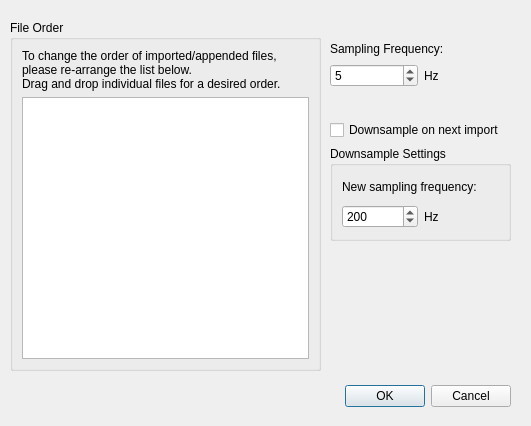
<?xml version="1.0" encoding="UTF-8"?>
<ui version="4.0">
 <class>Manipulation</class>
 <widget class="QDialog" name="Manipulation">
  <property name="geometry">
   <rect>
    <x>0</x>
    <y>0</y>
    <width>531</width>
    <height>426</height>
   </rect>
  </property>
  <property name="sizePolicy">
   <sizepolicy hsizetype="Fixed" vsizetype="Fixed">
    <horstretch>0</horstretch>
    <verstretch>0</verstretch>
   </sizepolicy>
  </property>
  <property name="windowTitle">
   <string>Manipulation</string>
  </property>
  <widget class="QDialogButtonBox" name="buttonBox">
   <property name="geometry">
    <rect>
     <x>170</x>
     <y>380</y>
     <width>341</width>
     <height>32</height>
    </rect>
   </property>
   <property name="orientation">
    <enum>Qt::Horizontal</enum>
   </property>
   <property name="standardButtons">
    <set>QDialogButtonBox::Cancel|QDialogButtonBox::Ok</set>
   </property>
  </widget>
  <widget class="QGroupBox" name="groupBox">
   <property name="geometry">
    <rect>
     <x>10</x>
     <y>20</y>
     <width>311</width>
     <height>351</height>
    </rect>
   </property>
   <property name="title">
    <string>File Order</string>
   </property>
   <layout class="QGridLayout" name="gridLayout_2">
    <item row="0" column="0">
     <widget class="QLabel" name="label">
      <property name="text">
       <string>To change the order of imported/appended files, 
please re-arrange the list below. 
Drag and drop individual files for a desired order.</string>
      </property>
     </widget>
    </item>
    <item row="1" column="0">
     <widget class="QListWidget" name="listFileNames">
      <property name="dragEnabled">
       <bool>true</bool>
      </property>
      <property name="dragDropMode">
       <enum>QAbstractItemView::InternalMove</enum>
      </property>
     </widget>
    </item>
   </layout>
  </widget>
  <widget class="QWidget" name="layoutWidget">
   <property name="geometry">
    <rect>
     <x>330</x>
     <y>40</y>
     <width>181</width>
     <height>47</height>
    </rect>
   </property>
   <layout class="QVBoxLayout" name="verticalLayout">
    <item>
     <widget class="QLabel" name="label_2">
      <property name="text">
       <string>Sampling Frequency:</string>
      </property>
     </widget>
    </item>
    <item>
     <layout class="QHBoxLayout" name="horizontalLayout_2">
      <item>
       <widget class="QSpinBox" name="lineEditSampleFreq">
        <property name="minimum">
         <number>1</number>
        </property>
        <property name="maximum">
         <number>10000000</number>
        </property>
        <property name="value">
         <number>5</number>
        </property>
       </widget>
      </item>
      <item>
       <widget class="QLabel" name="label_4">
        <property name="text">
         <string>Hz</string>
        </property>
       </widget>
      </item>
     </layout>
    </item>
   </layout>
  </widget>
  <widget class="QWidget" name="layoutWidget1">
   <property name="geometry">
    <rect>
     <x>330</x>
     <y>120</y>
     <width>181</width>
     <height>121</height>
    </rect>
   </property>
   <layout class="QVBoxLayout" name="verticalLayout_3">
    <item>
     <widget class="QCheckBox" name="checkSubsampling">
      <property name="text">
       <string>Downsample on next import</string>
      </property>
     </widget>
    </item>
    <item>
     <widget class="QGroupBox" name="groupDownample">
      <property name="title">
       <string>Downsample Settings</string>
      </property>
      <layout class="QGridLayout" name="gridLayout">
       <item row="0" column="0">
        <layout class="QVBoxLayout" name="verticalLayout_2">
         <item>
          <widget class="QLabel" name="label_3">
           <property name="text">
            <string>New sampling frequency:</string>
           </property>
          </widget>
         </item>
         <item>
          <layout class="QHBoxLayout" name="horizontalLayout">
           <item>
            <widget class="QSpinBox" name="lineEditNewSampleFreq">
             <property name="minimum">
              <number>1</number>
             </property>
             <property name="maximum">
              <number>10000000</number>
             </property>
             <property name="value">
              <number>200</number>
             </property>
            </widget>
           </item>
           <item>
            <widget class="QLabel" name="label_5">
             <property name="text">
              <string>Hz</string>
             </property>
            </widget>
           </item>
          </layout>
         </item>
        </layout>
       </item>
      </layout>
     </widget>
    </item>
   </layout>
  </widget>
 </widget>
 <resources/>
 <connections>
  <connection>
   <sender>buttonBox</sender>
   <signal>accepted()</signal>
   <receiver>Manipulation</receiver>
   <slot>accept()</slot>
   <hints>
    <hint type="sourcelabel">
     <x>388</x>
     <y>394</y>
    </hint>
    <hint type="destinationlabel">
     <x>157</x>
     <y>274</y>
    </hint>
   </hints>
  </connection>
  <connection>
   <sender>buttonBox</sender>
   <signal>rejected()</signal>
   <receiver>Manipulation</receiver>
   <slot>reject()</slot>
   <hints>
    <hint type="sourcelabel">
     <x>456</x>
     <y>400</y>
    </hint>
    <hint type="destinationlabel">
     <x>286</x>
     <y>274</y>
    </hint>
   </hints>
  </connection>
  <connection>
   <sender>checkSubsampling</sender>
   <signal>toggled(bool)</signal>
   <receiver>groupDownample</receiver>
   <slot>setEnabled(bool)</slot>
   <hints>
    <hint type="sourcelabel">
     <x>412</x>
     <y>126</y>
    </hint>
    <hint type="destinationlabel">
     <x>402</x>
     <y>154</y>
    </hint>
   </hints>
  </connection>
 </connections>
</ui>
